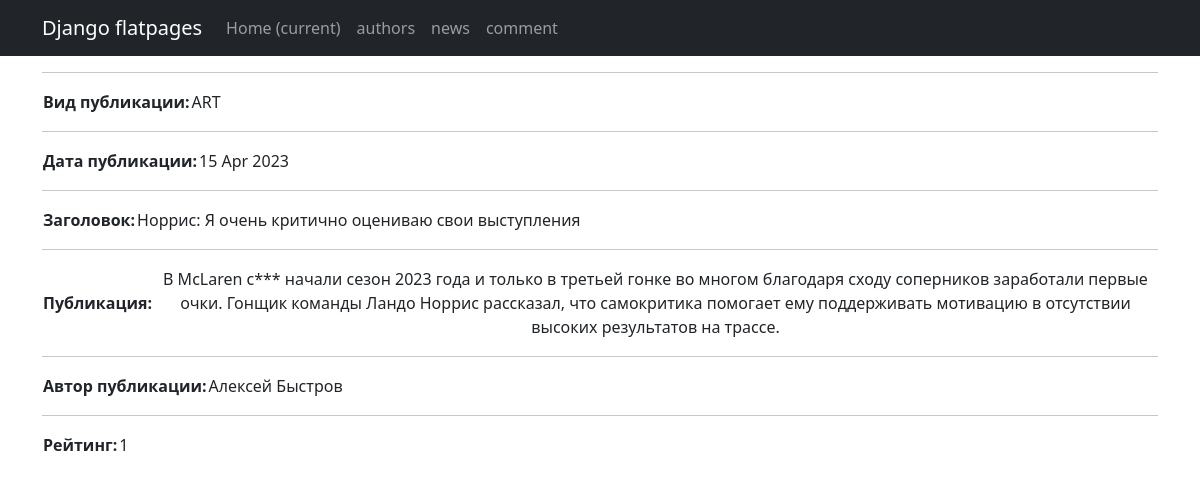
The page /news/2 on the database its author committed.
### news/models.py (models this page shows, shortened)
class Post(models.Model):
    article = 'ART'
    news = 'NEW'
    POSITIONS = [
        (article, 'Статья'),
        (news, 'Новость')
    ]
    author = models.ForeignKey(Author, on_delete=models.CASCADE)
    typeChoice = models.CharField(max_length=3, choices=POSITIONS, default=news)
    pubDate = models.DateTimeField(auto_now_add=True)
    postCategory = models.ManyToManyField(Category, through='PostCategory', default="Категория")
    headline = models.CharField(max_length=255)
    text = models.TextField(default="Текст статьи")
    postRating = models.SmallIntegerField(default=0)

class Author(models.Model):
    authUser = models.OneToOneField(User, on_delete=models.CASCADE)
    authorRating = models.IntegerField(default=0)

### news/views.py (the view)
# urls.py: path('<int:id>', PostDetail.as_view()),
class PostDetail(DetailView):
    model = Post
    template_name = 'post.html'
    context_object_name = 'post'
    pk_url_kwarg = 'id'

### news/templatetags/custom_filters.py (called while the page is built)
@register.filter()
def censor(text, cens):
    text_list = text.split()
    censored_text_list = []
    cens = ["мира", 'слабо', 'клим']
    for n in text_list:
        word = ''.join(_ for _ in n if _ not in string.punctuation)
        if word.lower() in cens:
            censored_word = word[0] + '***'
            censored_text_list.append(n.replace(word, censored_word))
        else:
            censored_text_list.append(n)
    return ' '.join(censored_text_list)

### templates/post.html (shortened to what this page needs)
{% extends 'flatpages/default.html' %}
{% load custom_filters %}
{% block content %}
   <hr>
   {% if post %}
       <table>
           <tr>
               <td><b>Вид публикации:</b></td>
                   <td>{{ post.typeChoice }}</td>
           </tr>
       </table>
       <table>
           <hr>
           <tr>
               <td><b>Дата публикации:</b></td>
               <td>{{ post.pubDate|date:'d M Y'  }}</td>
           </tr>
       </table>
       <table>
           <hr>
           <tr>
               <td><b>Заголовок:</b></td>
               <td>{{ post.headline|censor:'' }}</td>
           </tr>
       </table>
       <table>
           <hr>
           <tr>
               <td><b>Публикация:</b></td>
               <td>{{ post.text|censor:''}}</td>
           </tr>
       </table>
       <table>
           <hr>
           <tr>
               <td><b>Автор публикации:</b></td>
               <td>{{ post.author.authUser }}</td>
           </tr>
       </table>
       <table>
           <hr>
           <tr>
               <td><b>Рейтинг:</b></td>
               <td>{{ post.postRating }}</td>
           </tr>
       </table>
   {% else %}
       <h2>Статей нет!</h2>
   {% endif %}
{% endblock content %}

### rows shown on the page
Post: typeChoice "ART", pubDate "15 Apr 2023", headline|censor "Норрис: Я очень критично оцениваю свои выступления", text|censor "В McLaren с*** начали сезон 2023 года и только в третьей гонке во многом благодаря сходу соперников заработали первые очки. Гонщик команды Ландо Норрис рассказал, что самокритика помогает ему поддерживать мотивацию в отсутствии высоких результатов на трассе.", author.authUser "Алексей Быстров", postRating "1"
